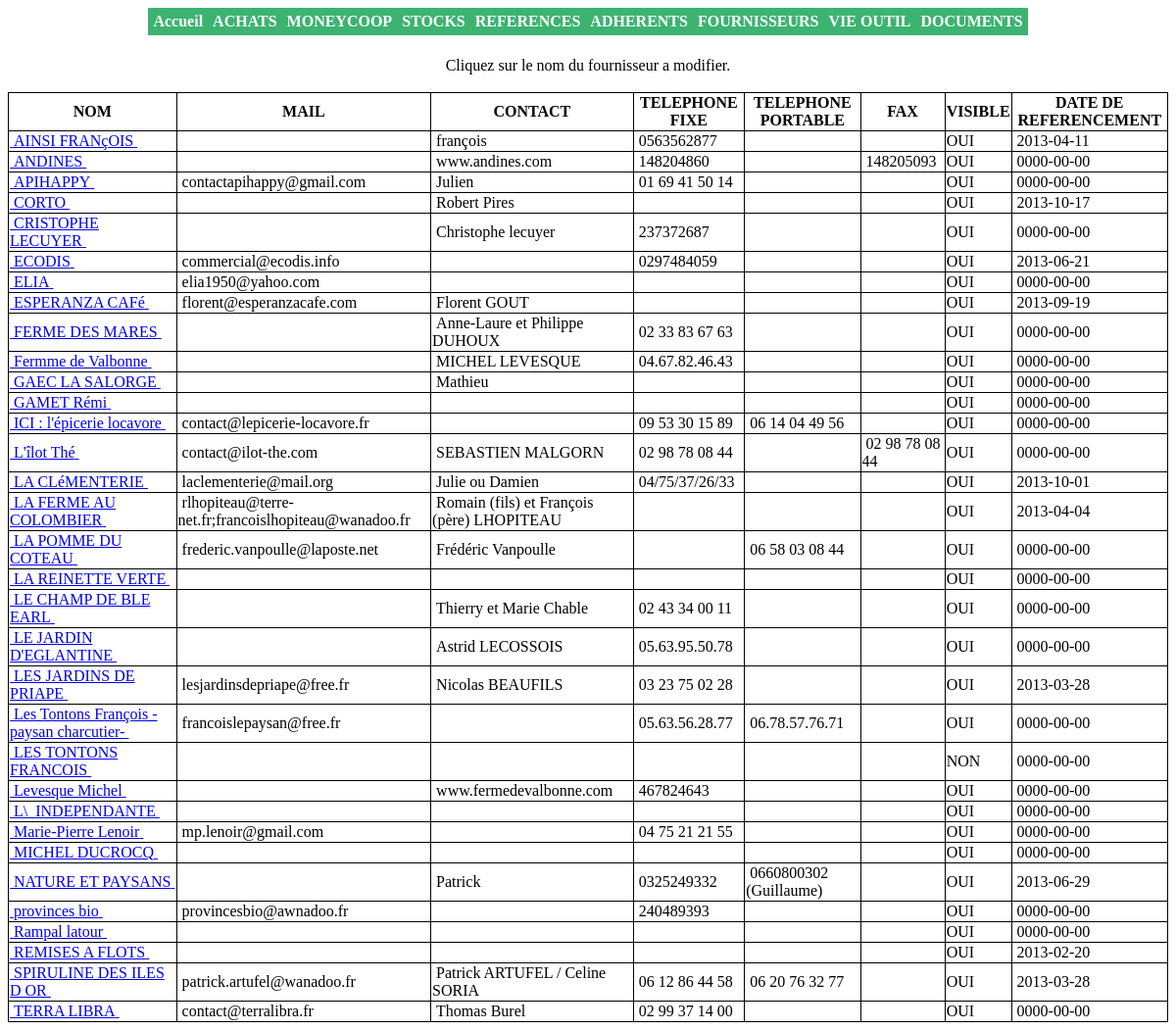
Page /inde_1modifFournisseur.php on the committed database.
### tables this page shows
CREATE TABLE IF NOT EXISTS `_inde_FOURNISSEURS` (
  `ID_FOURNISSEUR` smallint(6) NOT NULL auto_increment,
  `NOM` varchar(255) NOT NULL,
  `MAIL` varchar(255) default NULL,
  `ADRESSE` varchar(255) default NULL,
  `CONTACT` varchar(255) default NULL,
  `TELEPHONE_FIXE` varchar(255) default NULL,
  `TELEPHONE_PORTABLE` varchar(255) default NULL,
  `FAX` varchar(255) default NULL,
  `DATE_REFERENCEMENT` date NOT NULL,
  `COMMENTAIRE` varchar(1024) default NULL,
  `VISIBLE` tinyint(1) NOT NULL default '1',
  UNIQUE KEY `NOM` (`NOM`),
  KEY `ID_FOURNISSEUR` (`ID_FOURNISSEUR`)
);

### inde_fonctionsFR.php (called while the page is built, shortened)
<?php
	function SelectionListeFournisseurs()
	{
		$connexion = ConnexionBDD_FR();
		$result = mysql_query("SELECT ID_FOURNISSEUR, NOM FROM _inde_FOURNISSEURS ORDER BY NOM");
		while ( $row = mysql_fetch_array($result))
		{
			$listeAdherents[$row[ID_FOURNISSEUR]] = $row[NOM];
		}
		return $listeAdherents;
	}
	function SelectionDonneesFournisseur($idFournisseur)
	{
		$connexion = ConnexionBDD_FR();
		$result = mysql_query("SELECT NOM, MAIL, CONTACT, ADRESSE, TELEPHONE_FIXE, TELEPHONE_PORTABLE, FAX, COMMENTAIRE, VISIBLE, DATE_REFERENCEMENT FROM _inde_FOURNISSEURS WHERE ID_FOURNISSEUR= '$idFournisseur'");
		while ( $row = mysql_fetch_array($result))
		{
			$donnees['NOM'] = $row[0];
			$donnees['MAIL'] = $row[1];
			$donnees['CONTACT'] = $row[2];
			$donnees['ADRESSE'] = $row[3];
			$donnees['TELEPHONE_FIXE'] = $row[4];
			$donnees['TELEPHONE_PORTABLE'] = $row[5];
			$donnees['FAX'] = $row[6];
			$donnees['COMMENTAIRE'] = $row[7];
			$donnees['VISIBLE'] = $row[8];
			$donnees['DATE_REFERENCEMENT'] = $row[9];
		}
		return $donnees;
	}
?>

### inde_1modifFournisseur.php (the view, shortened to what this page needs)
<!DOCTYPE html>
<html>
    <head>
		<link rel="stylesheet" href="inde_1modifFournisseur.css" />
    </head>
	<?php
	require("inde_fonctionsFR.php");
	?>
	<div class="menu">
		<?php include 'inde_menu.php'; ?>
	</div>
    <body>
		<div style="text-align:center">
			Cliquez sur le nom du fournisseur a modifier.
		<div>
		<br />
		<div class="liste" style="text-align:left">
			<table>
				<tr>
					<td><label class="colonne1"><center><strong>NOM</strong></center></label></td>
					<td><label class="colonne2"><center><strong>MAIL</strong></center></label></td>
					<td><label class="colonne3"><center><strong>CONTACT</strong></center></label></td>
					<td><label class="colonne4"><center><strong>TELEPHONE FIXE</strong></center></label></td>
					<td><label class="colonne5"><center><strong>TELEPHONE PORTABLE</strong></center></label></td>
					<td><label class="colonne6"><center><strong>FAX</strong></center></label></td>
					<td><label class="colonne7"><center><strong>VISIBLE</strong></center></label></td>
					<td><label class="colonne8"><center><strong>DATE DE REFERENCEMENT</strong></center></label></td>
				</tr>
				<?php
				$listeFournisseurs = SelectionListeFournisseurs();
				foreach($listeFournisseurs as $cle => $element)
				{
					$donneesFournisseur = SelectionDonneesFournisseur($cle);
					?>
					<tr>
					   <td><a href="inde_2modifFournisseur.php?idFournisseur=<?php echo  $cle; ?>" title="<?php echo $element; ?>" class="bouton"><?php echo  "&nbsp;".$element."&nbsp;"; ?></a></td>
					   <td><label class="colonne2"></label><?php echo  "&nbsp;".$donneesFournisseur['MAIL']."&nbsp;"; ?></td>
					   <td><label class="colonne3"></label><?php echo  "&nbsp;".$donneesFournisseur['CONTACT']."&nbsp;"; ?></td>
					   <td><label class="colonne4"></label><?php echo  "&nbsp;".$donneesFournisseur['TELEPHONE_FIXE']."&nbsp;"; ?></td>
					   <td><label class="colonne5"></label><?php echo  "&nbsp;".$donneesFournisseur['TELEPHONE_PORTABLE']."&nbsp;"; ?></td>
					   <td><label class="colonne6"></label><?php echo  "&nbsp;".$donneesFournisseur['FAX']."&nbsp;"; ?></td>
					   <?php
					   if($donneesFournisseur['VISIBLE'] == 0)
					   {
						   ?>
						   <td><label class="colonne10"></label>NON</td>
						   <?php
					   }
					   else
					   {
							?>
							<td><label class="colonne10"></label>OUI</td>
							<?php
					   }
					   ?>
					   <td><label class="colonne8"></label><?php echo  "&nbsp;".$donneesFournisseur['DATE_REFERENCEMENT']."&nbsp;"; ?></td>
					</tr>
					<?php
				}
				?>
			</table>
		</div>
	</body>
</html>

### inde_menu.php (shortened to what this page needs)
<!DOCTYPE html>
<html>
    <head>
		<link rel="stylesheet" href="inde_menu.css" />
    </head>
    <body>
		<div id="menu">
			<ul>
				<li><a href="inde_menu0.php">Accueil</a></li>
				<li><a href="inde_1achats.php">ACHATS</a></li>
				<li><a href="#">MONEYCOOP</a>
				</li>
				<li><a href="#">STOCKS</a>
				</li>
				<li><a href="#">REFERENCES</a>
				</li>
				<li><a href="#">ADHERENTS</a>
				</li>
				<li><a href="#">FOURNISSEURS</a>
				</li>
				<li><a href="inde_1infoOutil.php">VIE OUTIL</a></li>
				<li><a href="#">DOCUMENTS</a>
				</li>
			</ul>
		</div>
	</body>
</html>

### inde_1modifFournisseur.css (style rules this page uses)
table { border-collapse: collapse; }
td { border: 1px solid black; }

### inde_menu.css (style rules this page uses)
#menu ul { margin:auto; padding:0; list-style-type:none; text-align:center; }
#menu li { float:left; margin:auto; padding:0; background-color:#3CB371; }
#menu li a { display:block; color:white; font-weight:bold; text-decoration:none; padding:5px; }

### rows in the picture
_inde_fournisseurs: element "AINSI FRANçOIS", CONTACT "françois", TELEPHONE_FIXE "0563562877", VISIBLE "OUI", DATE_REFERENCEMENT "2013-04-11"
_inde_fournisseurs: element "ANDINES", CONTACT "www.andines.com", TELEPHONE_FIXE "148204860", FAX "148205093", VISIBLE "OUI", DATE_REFERENCEMENT "0000-00-00"
_inde_fournisseurs: element "APIHAPPY", MAIL "contactapihappy@gmail.com", CONTACT "Julien", TELEPHONE_FIXE "01 69 41 50 14", VISIBLE "OUI", DATE_REFERENCEMENT "0000-00-00"
_inde_fournisseurs: element "CORTO", CONTACT "Robert Pires", VISIBLE "OUI", DATE_REFERENCEMENT "2013-10-17"
_inde_fournisseurs: element "CRISTOPHE LECUYER", CONTACT "Christophe lecuyer", TELEPHONE_FIXE "237372687", VISIBLE "OUI", DATE_REFERENCEMENT "0000-00-00"
_inde_fournisseurs: element "ECODIS", MAIL "commercial@ecodis.info", TELEPHONE_FIXE "0297484059", VISIBLE "OUI", DATE_REFERENCEMENT "2013-06-21"
_inde_fournisseurs: element "ELIA", MAIL "elia1950@yahoo.com", VISIBLE "OUI", DATE_REFERENCEMENT "0000-00-00"
_inde_fournisseurs: element "ESPERANZA CAFé", MAIL "florent@esperanzacafe.com", CONTACT "Florent GOUT", VISIBLE "OUI", DATE_REFERENCEMENT "2013-09-19"
_inde_fournisseurs: element "FERME DES MARES", CONTACT "Anne-Laure et Philippe DUHOUX", TELEPHONE_FIXE "02 33 83 67 63", VISIBLE "OUI", DATE_REFERENCEMENT "0000-00-00"
_inde_fournisseurs: element "Fermme de Valbonne", CONTACT "MICHEL LEVESQUE", TELEPHONE_FIXE "04.67.82.46.43", VISIBLE "OUI", DATE_REFERENCEMENT "0000-00-00"
_inde_fournisseurs: element "GAEC LA SALORGE", CONTACT "Mathieu", VISIBLE "OUI", DATE_REFERENCEMENT "0000-00-00"
_inde_fournisseurs: element "GAMET Rémi", VISIBLE "OUI", DATE_REFERENCEMENT "0000-00-00"
_inde_fournisseurs: element "ICI : l'épicerie locavore", MAIL "contact@lepicerie-locavore.fr", TELEPHONE_FIXE "09 53 30 15 89", TELEPHONE_PORTABLE "06 14 04 49 56", VISIBLE "OUI", DATE_REFERENCEMENT "0000-00-00"
_inde_fournisseurs: element "L'îlot Thé", MAIL "contact@ilot-the.com", CONTACT "SEBASTIEN MALGORN", TELEPHONE_FIXE "02 98 78 08 44", FAX "02 98 78 08 44", VISIBLE "OUI", DATE_REFERENCEMENT "0000-00-00"
_inde_fournisseurs: element "LA CLéMENTERIE", MAIL "laclementerie@mail.org", CONTACT "Julie ou Damien", TELEPHONE_FIXE "04/75/37/26/33", VISIBLE "OUI", DATE_REFERENCEMENT "2013-10-01"
_inde_fournisseurs: element "LA FERME AU COLOMBIER", MAIL "rlhopiteau@terre-net.fr;francoislhopiteau@wanadoo.fr", CONTACT "Romain (fils) et François (père) LHOPITEAU", VISIBLE "OUI", DATE_REFERENCEMENT "2013-04-04"
_inde_fournisseurs: element "LA POMME DU COTEAU", MAIL "frederic.vanpoulle@laposte.net", CONTACT "Frédéric Vanpoulle", TELEPHONE_PORTABLE "06 58 03 08 44", VISIBLE "OUI", DATE_REFERENCEMENT "0000-00-00"
_inde_fournisseurs: element "LA REINETTE VERTE", VISIBLE "OUI", DATE_REFERENCEMENT "0000-00-00"
_inde_fournisseurs: element "LE CHAMP DE BLE EARL", CONTACT "Thierry et Marie Chable", TELEPHONE_FIXE "02 43 34 00 11", VISIBLE "OUI", DATE_REFERENCEMENT "0000-00-00"
_inde_fournisseurs: element "LE JARDIN D'EGLANTINE", CONTACT "Astrid LECOSSOIS", TELEPHONE_FIXE "05.63.95.50.78", VISIBLE "OUI", DATE_REFERENCEMENT "0000-00-00"
_inde_fournisseurs: element "LES JARDINS DE PRIAPE", MAIL "lesjardinsdepriape@free.fr", CONTACT "Nicolas BEAUFILS", TELEPHONE_FIXE "03 23 75 02 28", VISIBLE "OUI", DATE_REFERENCEMENT "2013-03-28"
_inde_fournisseurs: element "Les Tontons François -paysan charcutier-", MAIL "francoislepaysan@free.fr", TELEPHONE_FIXE "05.63.56.28.77", TELEPHONE_PORTABLE "06.78.57.76.71", VISIBLE "OUI", DATE_REFERENCEMENT "0000-00-00"
_inde_fournisseurs: element "LES TONTONS FRANCOIS", VISIBLE "NON", DATE_REFERENCEMENT "0000-00-00"
_inde_fournisseurs: element "Levesque Michel", CONTACT "www.fermedevalbonne.com", TELEPHONE_FIXE "467824643", VISIBLE "OUI", DATE_REFERENCEMENT "0000-00-00"
_inde_fournisseurs: element "L\\_INDEPENDANTE", VISIBLE "OUI", DATE_REFERENCEMENT "0000-00-00"
_inde_fournisseurs: element "Marie-Pierre Lenoir", MAIL "mp.lenoir@gmail.com", TELEPHONE_FIXE "04 75 21 21 55", VISIBLE "OUI", DATE_REFERENCEMENT "0000-00-00"
_inde_fournisseurs: element "MICHEL DUCROCQ", VISIBLE "OUI", DATE_REFERENCEMENT "0000-00-00"
_inde_fournisseurs: element "NATURE ET PAYSANS", CONTACT "Patrick", TELEPHONE_FIXE "0325249332", TELEPHONE_PORTABLE "0660800302 (Guillaume)", VISIBLE "OUI", DATE_REFERENCEMENT "2013-06-29"
_inde_fournisseurs: element "provinces bio", MAIL "provincesbio@awnadoo.fr", TELEPHONE_FIXE "240489393", VISIBLE "OUI", DATE_REFERENCEMENT "0000-00-00"
_inde_fournisseurs: element "Rampal latour", VISIBLE "OUI", DATE_REFERENCEMENT "0000-00-00"
_inde_fournisseurs: element "REMISES A FLOTS", VISIBLE "OUI", DATE_REFERENCEMENT "2013-02-20"
_inde_fournisseurs: element "SPIRULINE DES ILES D OR", MAIL "patrick.artufel@wanadoo.fr", CONTACT "Patrick ARTUFEL / Celine SORIA", TELEPHONE_FIXE "06 12 86 44 58", TELEPHONE_PORTABLE "06 20 76 32 77", VISIBLE "OUI", DATE_REFERENCEMENT "2013-03-28"
_inde_fournisseurs: element "TERRA LIBRA", MAIL "contact@terralibra.fr", CONTACT "Thomas Burel", TELEPHONE_FIXE "02 99 37 14 00", VISIBLE "OUI", DATE_REFERENCEMENT "0000-00-00"
